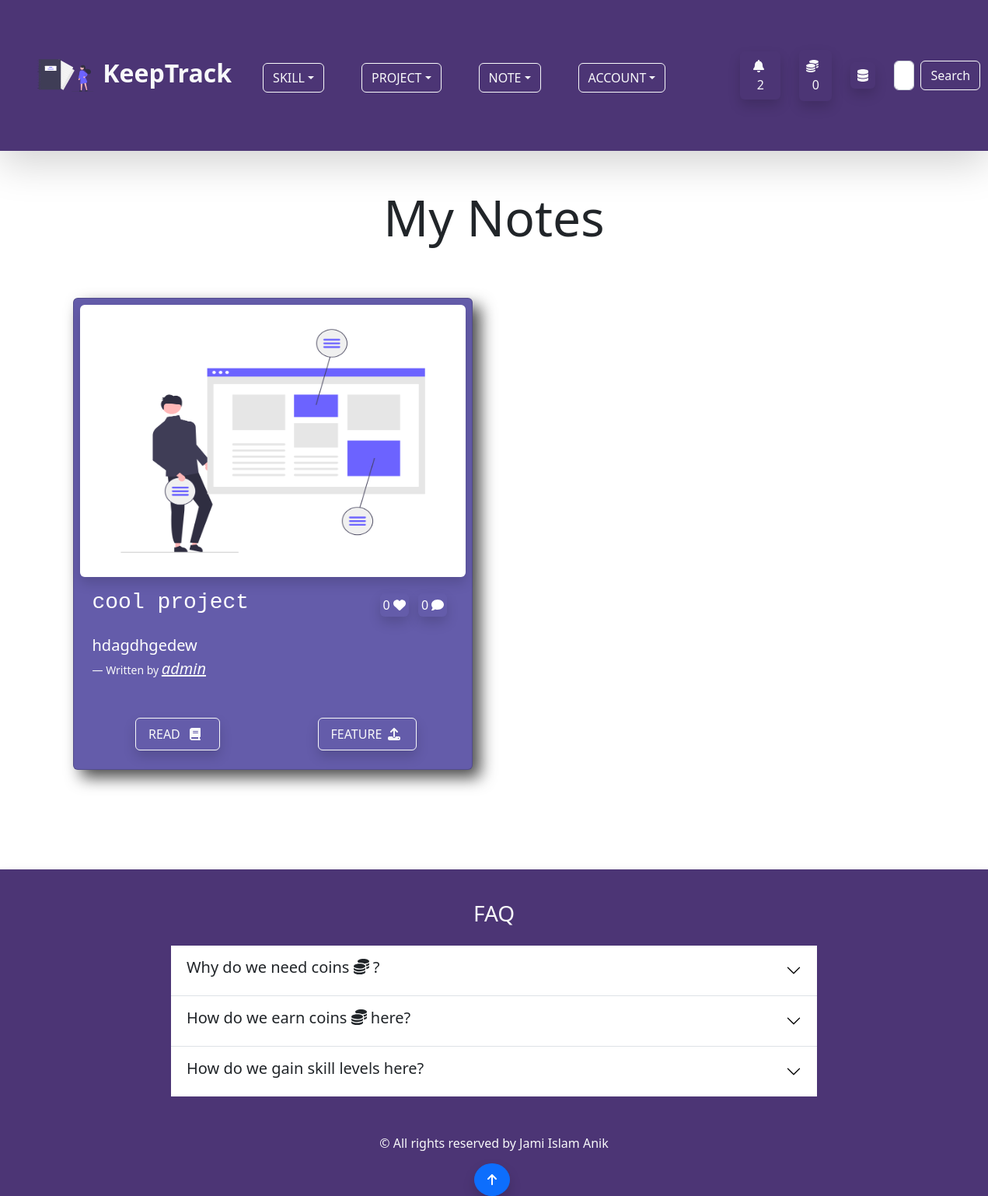
Page /note/ (signed in) on the earlier database version.
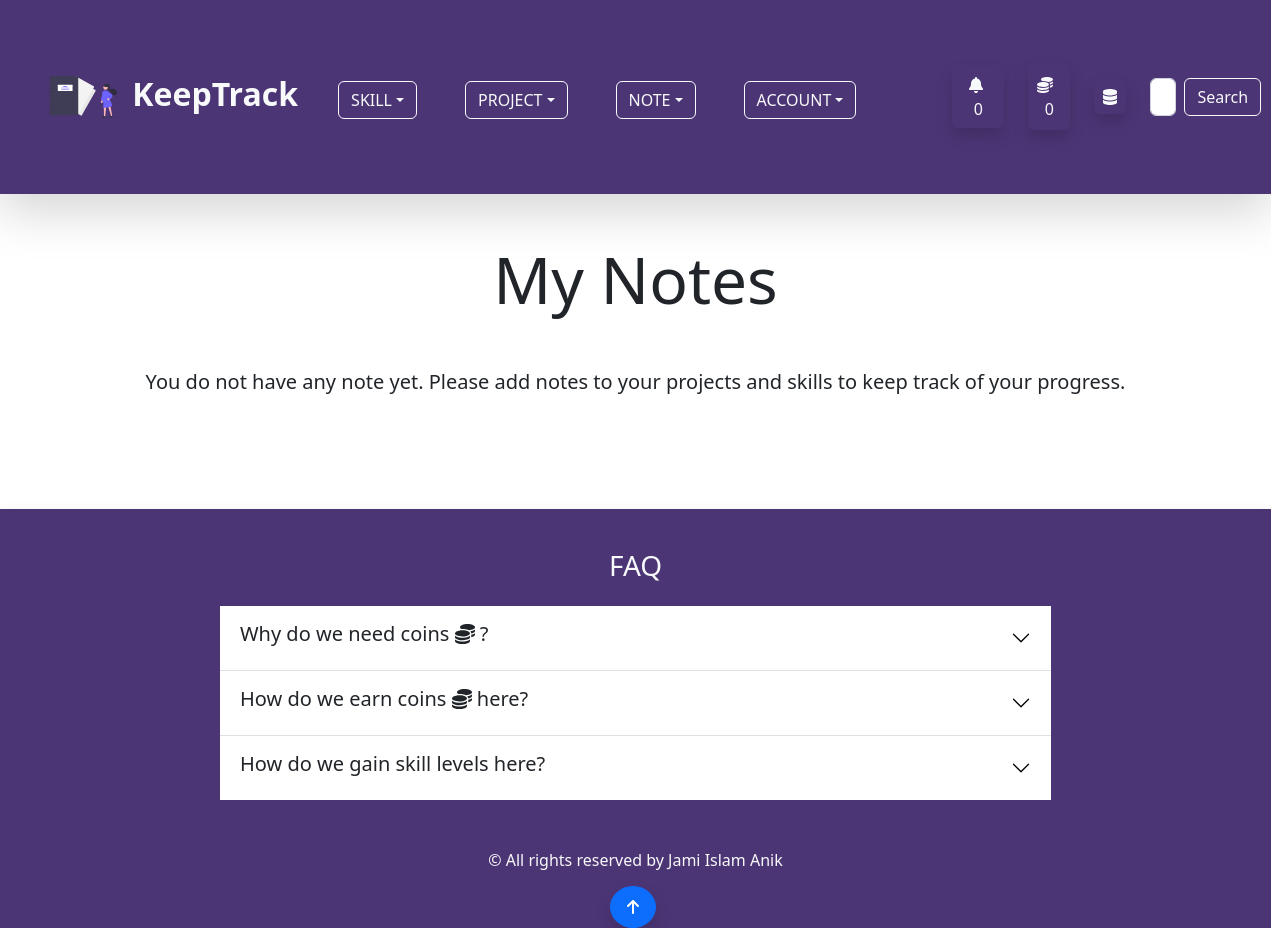
Same page on the later database version.
### account/models.py (models this page shows, shortened)
class Profile(models.Model):
    user = models.OneToOneField(User,on_delete=models.CASCADE,null=True,blank=True)
    profile_image = models.ImageField(null=True,blank=True,upload_to='keeptrack/images/',default = 'keeptrack/default_images/default_profile_i2ejjp.png')
    username = models.CharField(max_length=255)
    first_name = models.CharField(max_length=255,null=True,blank=True)
    last_name = models.CharField(max_length=255,null=True,blank=True)
    bio = models.TextField(max_length=2000,blank=True,null=True)
    email = models.EmailField(max_length=255,blank=True,null=True)
    portfolio_site = models.URLField(max_length=500,blank=True,null=True)
    facebook = models.URLField(max_length=2000,blank=True,null=True)
    linkedin = models.URLField(max_length=2000,blank=True,null=True)
    youtube = models.URLField(max_length=2000,blank=True,null=True)
    coin = models.IntegerField(default=100,null=True,blank=True)
    def __str__(self):
        return self.username

### note/models.py (models this page shows)
class Note(models.Model):
    comment = GenericRelation(Comment)
    like = GenericRelation(Like)
    content_type = models.ForeignKey(ContentType, null=True, on_delete=models.SET_NULL)
    object_id = models.IntegerField()
    content_object = GenericForeignKey()
    owner = models.ForeignKey(Profile,on_delete=models.CASCADE)
    note_image = models.ImageField(null=True, blank =True, upload_to='keeptrack/images/')
    title = models.CharField(max_length=255)
    body = models.TextField()
    created_at = models.DateTimeField(auto_now_add=True)
    class Meta:
        ordering = ['-created_at']

### note/views.py (the view, shortened to what this page needs)
# urls.py: path('',views.note_page,name="note-page"),
@login_required(login_url='login-page')
def note_page(request):
    owner = request.user.profile
    queryset = owner.note_set.all()
    context = {
        'queryset' : list(queryset),
    }
    return render(request,'note/note_page.html',context)

### note/templates/note/note_page.html (shortened to what this page needs)
{% extends 'base.html' %} {% load static %} {% block content %}
<div class="container">
  <h3 class="mb-5 display-3 text-center">My Notes</h3>
  {% if queryset %}
  <div class="row">
    {% for note in queryset %}
    <div class="col col-12 col-md-6">
      <div class="card p-2 mx-3 my-3" id="project-page-card">
        {% if note.note_image %}
        <img
          src="{{ note.note_image.url }}"
          class="img-fluid w-100 shadow rounded"
          id="note-image-h"
          alt="Note Image"
        />
        {% else %}
        <img
          src="{% static 'images/default_note.png' %}"
          class="img-fluid w-100 shadow rounded"
          id="note-image-h"
          alt="Note Image"
        />
        {% endif %}
        <div class="card-body text-white">
          <div class="row">
            <h3 class="col col-12 col-md-9 card-title font-monospace">{{ note.title }}</h3>
            <div class="col col-12 col-md-3 pb-2 pt-0 pt-md-2">
              <span class="p-1 mx-1 rounded shadow">{{ note.like.count }} <i class="fas fa-heart"></i></span>
              <span class="p-1 mx-1 rounded shadow">{{ note.comment.count }} <i class="fas fa-comment"></i></span>
            </div>
          </div>
          <figure class="py-1 py-md-3">
            <blockquote class="blockquote">
              <p class="lead">{{ note.body|slice:"60" }}
            </blockquote>
            <figcaption class="blockquote-footer text-light">Written by
              <a href="{% url 'account-page' note.owner.username %}" class="fs-5 text-light"><cite title="Source Title">{{ note.owner }}</cite></a>
            </figcaption>
          </figure>
          <div class="row">
          <div class="text-center col col-6">
            <a
              href="{% url 'single-note-page' note.id %}"
              class="btn btn-outline-light py-2 px-3 shadow"
              >READ
              <span><i class="fas fa-book px-2"></i></span>
            </a>
          </div>
          <div class="col col-6">
            <form action="" method="POST">
              <div class="text-center"><button type="submit" name="note-id" value="{{ note.id }}" class="btn btn-outline-light py-2 px-3 shadow" title="Featuring this note will cost you 50 coins.">FEATURE <span><i class="fas fa-upload px-1"></i></span> </button></div>
            </form>
          </div>
        </div>
        </div>
      </div>
    </div>
    {% endfor %}
  </div>
  {% else %}
  <p class="lead text-center">You do not have any note yet. Please add notes to your projects and skills to keep track of your progress.</p>
  {% endif %}
</div>
{% endblock %}

### templates/navbar.html (shortened to what this page needs)
{% load static %}
<nav class="navbar navbar-expand-lg navbar-light mb-5 shadow-lg" id="custom-bg">
  <div class="container-fluid p-3 p-md-5">
    <a class="navbar-brand fs-2 text-light fw-bold" href="{% url 'home-page' %}">
      <img src="{% static 'svg/undraw_personal_notebook_re_d7dc.svg' %}" alt="icon" class="me-1 bg-transparent"
        width="72" height="72">
      KeepTrack
    </a>
    <div class="collapse navbar-collapse" id="navbarSupportedContent">
      <ul class="navbar-nav me-auto mb-2 mb-lg-0 px-4 fs-3">
        {% if user.is_authenticated %}
        <li class="nav-item dropdown me-5 mb-3 mb-md-0">
          <button class="btn btn-outline-light dropdown-toggle text-uppercase" id="navbarWithDropdown"
            data-bs-toggle="dropdown" role="button" aria-expanded="false">Skill</button>
        </li>
        <li class="nav-item dropdown me-5 mb-3 mb-md-0">
          <button class="btn btn-outline-light dropdown-toggle text-uppercase" id="navbarWithDropdown"
            data-bs-toggle="dropdown" role="button" aria-expanded="false">Project</button>
        </li>
        <li class="nav-item dropdown me-5 mb-3 mb-md-0">
          <button class="btn btn-outline-light dropdown-toggle text-uppercase" id="navbarWithDropdown"
            data-bs-toggle="dropdown" role="button" aria-expanded="false">Note</button>
        </li>
        {% endif %}
        <li class="nav-item dropdown me-5 mb-3 mb-md-0">
          <button class="btn btn-outline-light dropdown-toggle text-uppercase" id="navbarWithDropdown"
            data-bs-toggle="dropdown" role="button" aria-expanded="false">Account</button>
        </li>
      </ul>
      {% if user.is_authenticated %}
      <button class="btn mx-4 shadow text-light" data-bs-toggle="modal"
                    data-bs-target="#notificationModal"><span class="ps-1"><i class="fas fa-bell fa-bounce pe-2"></i>
                      {{ user.profile.notification_set.count }}
                    </span>
                </button>
      <a href="{% url 'note-page' %}" class="btn text-light p-2 me-4 shadow rounded my-2"><i class="fas fa-coins fa-bounce pe-2"></i>{{ user.profile.coin }} </a>
      {% if user.is_superuser %}
      <a href="{% url 'dashboard' %}" class="btn text-light p-1 px-2 me-4 shadow rounded my-2"><i class="fas fa-database fa-bounce"></i></a>
      {% endif %}
      {% endif %}
      <form class="d-flex my-2" method="POST" action="{% url 'home-page' %}">
        <input class="form-control me-2" type="search" placeholder="Search Users by username..." aria-label="Search" name="searched">
        <button class="btn btn-outline-light" type="submit">Search</button>
      </form>
    </div>
  </div>
</nav>

Differences in the rows shown:
removed Note: title "cool project", like.count "0", comment.count "0", body "hdagdhgedew", owner "admin"
Other differences:
{{ user.profile.notification_set.count }}: "2" → "0"
text now shown: "You do not have any note yet. Please add notes to your projects and skills to keep track of your progress."
